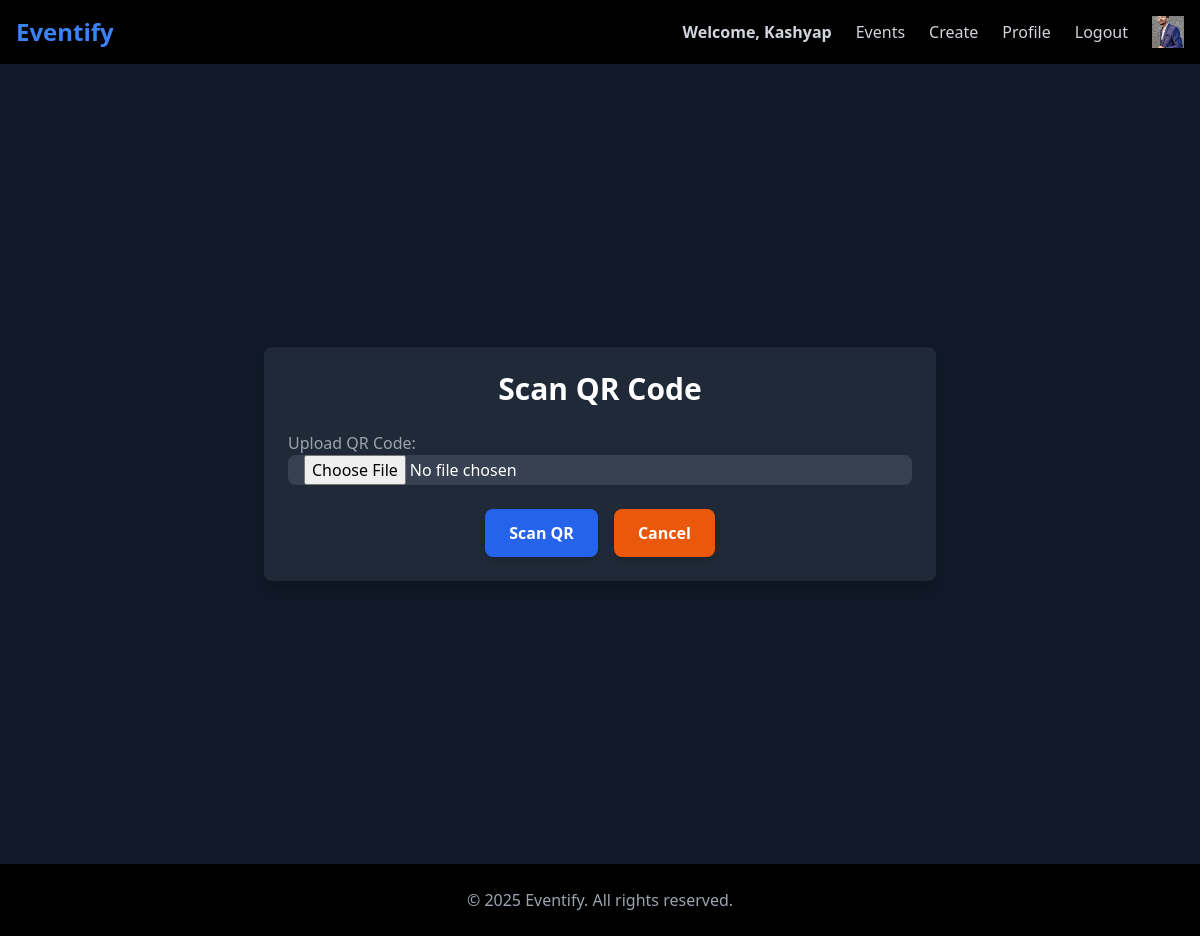
The page /event/scan_qr/ (signed in) on the database its author committed.
### user1/models.py (models this page shows, shortened)
class CustomUser(AbstractBaseUser, PermissionsMixin):
    email = models.EmailField(unique=True)  # Unique identifier
    name = models.CharField(max_length=50)
    phone_number = models.CharField(max_length=15, blank=True, null=True)
    profile_picture = models.ImageField(upload_to="profile_pics/", blank=True, null=True, default="profile_pics/default_profile.png")
    date_of_birth = models.DateField(blank=True, null=True)
    is_active = models.BooleanField(default=True)
    is_staff = models.BooleanField(default=False)  # Required for admin login
    objects = CustomUserManager()
    USERNAME_FIELD = "email"
    REQUIRED_FIELDS = ["name"]

### event/views.py (the view, shortened to what this page needs)
# urls.py: path("scan_qr/", views.scan_qr_code, name="scan_qr"), #20 Scan QR code
@login_required
def scan_qr_code(request,):
    return render(request, "event/scan_qr_code.html")

### event/templates/event/scan_qr_code.html (shortened to what this page needs)
{% extends 'layout.html' %}
{% block content %}
<div class="min-h-screen bg-gray-900 flex flex-col items-center justify-center">
    <div class="p-6 bg-gray-800 shadow-lg rounded-lg max-w-2xl w-full">
        <h2 class="text-3xl font-semibold text-white mb-6 text-center">Scan QR Code</h2>
        <form method="POST" enctype="multipart/form-data" class="space-y-6">
            <div class="flex flex-col">
                <label class="text-gray-400 font-medium">Upload QR Code:</label>
                <input type="file" name="qr_code" accept="image/*" required class="bg-gray-700 text-white border border-gray-600 rounded-lg px-4 py-2">
            </div>
            <div class="flex justify-center space-x-4">
                <button type="submit" class="bg-blue-600 hover:bg-blue-700 text-white font-semibold px-6 py-3 rounded-lg shadow-md">
                    Scan QR
                </button>
                <button type="button" onclick="goBack()" class="bg-orange-600 hover:bg-orange-700 text-white font-semibold px-6 py-3 rounded-lg shadow-md">
                    Cancel
                </button>
            </div>
        </form>
    </div>
</div>
{% endblock %}

### templates/layout.html (shortened to what this page needs)
{% load static tailwind_tags %}
{% load static %}
<!DOCTYPE html>
<html lang="en">
<head>
    {% tailwind_css %}
    <link rel="stylesheet" href="{% static 'style.css' %}">
</head>
<body class="bg-black text-white">
    <nav class="w-full bg-black shadow-md p-4 flex justify-between items-center">
        <h1 class="text-2xl font-bold text-blue-500">
            <a href="{% url 'event:home' %}">Eventify</a>
        </h1>
        <div class="flex items-center space-x-6 text-gray-300">
            {% if request.user.is_authenticated %}
                <a href="{% url 'event:home' %}" class="text-blue-400 font-semibold">Welcome, {{ request.user.name }}</span>
                <a href="{% url 'event:event_list' %}" class="hover:text-orange-400 font-medium">Events</a>
                <a href="{% url 'event:create_event' %}" class="hover:text-orange-400 font-medium">Create</a>
                <a href="{% url 'event:profile' %}" class="hover:text-orange-400 font-medium">Profile</a>
                <form method="POST" action="{% url 'logout' %}" class="inline">
                    <button type="submit" onclick="return confirmLogout()"
                            class="hover:text-red-400 font-medium">
                        Logout
                    </button>
                </form>
                <img src="{{ request.user.profile_picture.url }}" alt="Profile"
                    class="rounded-full border border-gray-500 object-cover"
                    style="width: 32px; height: 32px;">
            {% else %}
                <a href="{% url 'login' %}" class="hover:text-orange-400 font-medium">Login</a>
            {% endif %}
        </div>
    </nav>
    {% block content %}{% endblock %}
    <footer class="w-full bg-black p-6 space-y-6 text-center text-gray-400">
        © 2025 Eventify. All rights reserved.
    </footer>
</body>
</html>

### static/style.css (style rules this page uses)
body { background-color: rgb(23, 23, 26); color: rgb(137, 139, 141); }
h1 { text-align: center; font-size: 2em; }

### rows shown on the page
CustomUser: user.name "Kashyap", user.profile_picture (picture)
